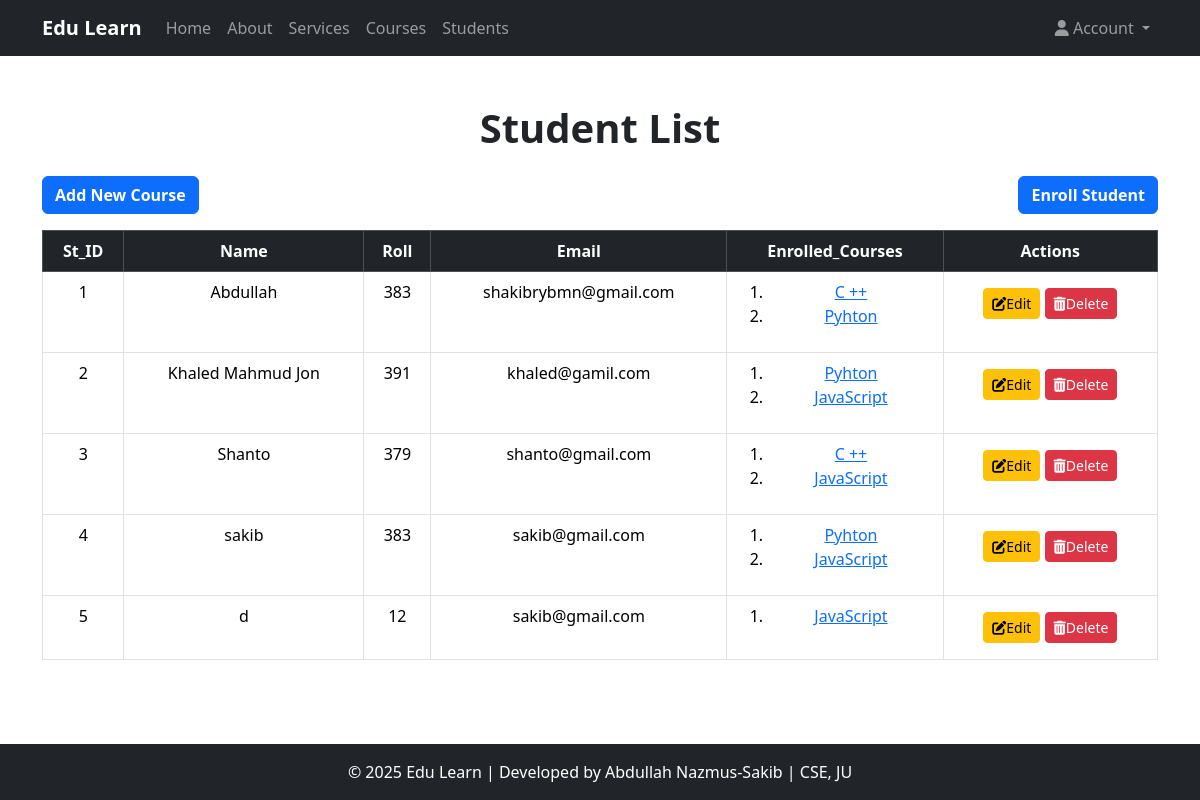
Page /student_list/ on the earlier database version.
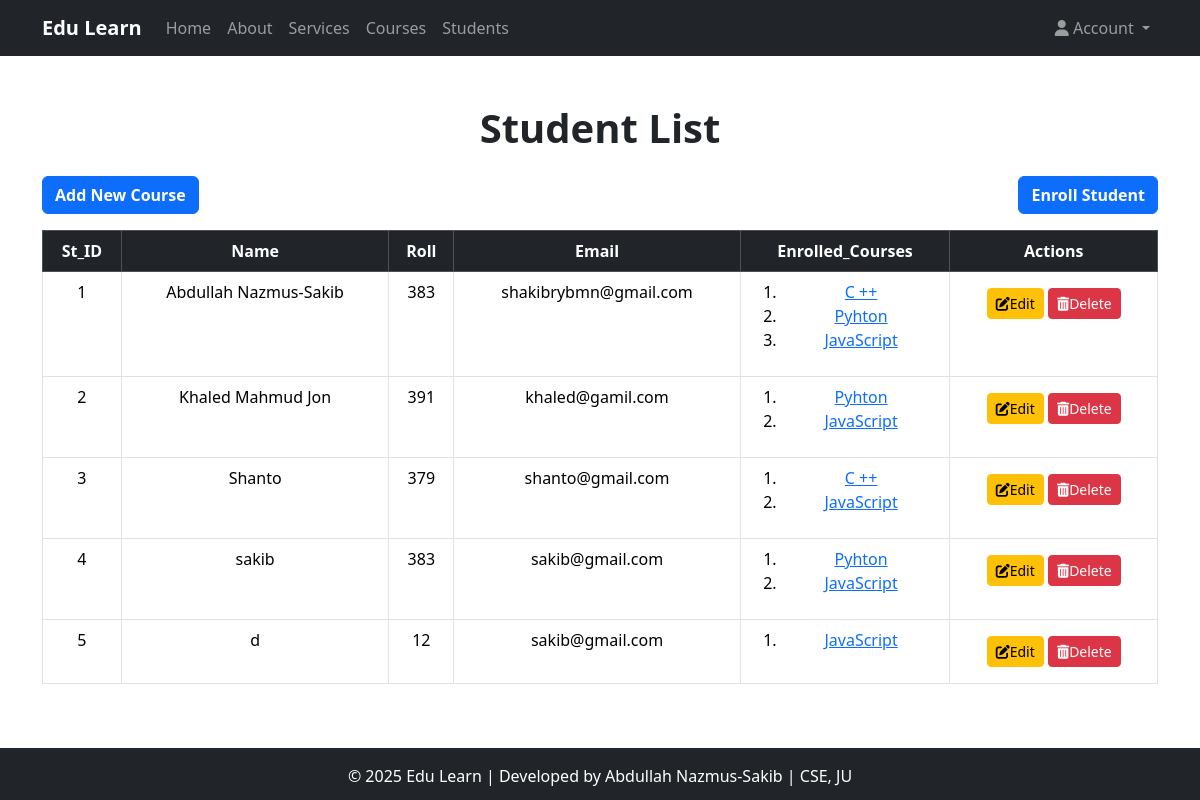
Same page on the later database version.
### Course_app/models.py (models this page shows, shortened)
class Student(models.Model):
    name = models.CharField(max_length=30)
    roll = models.IntegerField()
    email = models.EmailField(max_length=60,unique=True)
    enrolled_courses = models.ManyToManyField(Course, related_name="students")  # ✅ Changed related_name to plural

class Course(models.Model):
    title = models.CharField(max_length=25)
    descriptions = models.TextField()
    durations = models.IntegerField(help_text="Durations in hours")
    thumbnail = models.ImageField(upload_to="courses_thumbnail/", null=True, blank=True)

### Course_app/views.py (the view)
# urls.py: path('student_list/',views.student_list,name='student_list'),
def student_list(request):
    students = Student.objects.all()
    return render(request,"Course_app/student_list.html",{'students':students})

### templates/Course_app/student_list.html (shortened to what this page needs)
{% extends 'Course_app/base.html' %}
{% block content %}
<div class="text-center mb-4">
    <h1 class="fw-bold">Student List</h1>
</div>
<div class="d-flex justify-content-between">
    <a href="{% url 'create_course' %}" class="btn btn-primary fw-bold mb-3">Add New Course</a>
    <a href="{% url 'Enroll_student' %}" class="btn btn-primary fw-bold mb-3">Enroll Student</a>
</div>
<table class="table table-bordered table-hover text-center">
    <thead class="table-dark">
        <tr>
            <th>St_ID</th>
            <th>Name</th>
            <th>Roll</th>
            <th>Email</th>
            <th>Enrolled_Courses</th>
            <th>Actions</th>
        </tr>
    </thead>
    <tbody>
        {% for student in students %}
        <tr>
            <td>{{ forloop.counter }}</td>
            <td>{{ student.name }}</td>
            <td>{{ student.roll }}</td>
            <td>{{ student.email }}</td>
            <td>
                <ol>
                    {% for course in student.enrolled_courses.all %}
                    <li><a href="">{{course.title}}</a></li>
                    {% endfor %}
                </ol>
            </td>
             <td>
                <a href="{% url 'update_student' student.id %}" class="btn btn-sm btn-warning my-2"><i class='fas fa-edit'></i>Edit</a>
                <form action="{% url 'delete_student' student.id %}" class="d-inline">
                    <button type="submit" class="btn btn-danger btn-sm"><i class="fas fa-trash-alt"></i>Delete</button>
                </form>
            </td>
        </tr>
        {% endfor %}
    </tbody>
</table>
{% endblock content %}

Differences in the rows shown:
changed Student "shakibrybmn@gmail.com": name "Abdullah" → "Abdullah Nazmus-Sakib"; gains Course (title "JavaScript")
